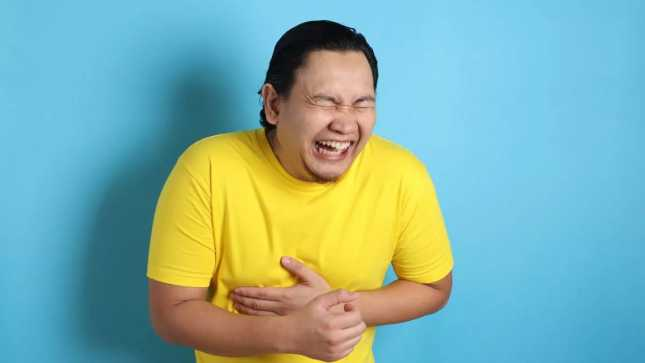
#> input picture image.jpg, 645 x 363 px, found by its file name
$ python 'segmentasi citra berbasis clustering.py'
#> lines starting #> are read from the running program, lines starting #| are printed output that depends on the picture
import cv2
import numpy as np
from sklearn.cluster import KMeans
import matplotlib.pyplot as plt

# Langkah 1: Baca citra
image = cv2.imread(r'Downloads\image.jpg')  # Ganti dengan path citra Anda
#> image is the input picture: shape (363, 645, 3); mean B, G, R 168.2, 176, 129.2
image = cv2.cvtColor(image, cv2.COLOR_BGR2RGB)  # Konversi ke RGB

# Langkah 2: Reshape citra menjadi vektor fitur
# Setiap piksel direpresentasikan sebagai vektor [R, G, B]
pixel_values = image.reshape((-1, 3))  # Reshape menjadi (jumlah_piksel, 3)
pixel_values = np.float32(pixel_values)  # Konversi ke float32

# Langkah 3: Tentukan jumlah cluster (k)
k = 3  # Misalnya, kita ingin membagi citra menjadi 3 cluster

# Langkah 4: Terapkan K-Means Clustering
kmeans = KMeans(n_clusters=k)
kmeans.fit(pixel_values)

# Langkah 5: Dapatkan label dan centroid
labels = kmeans.labels_
centroids = kmeans.cluster_centers_

# Langkah 6: Ubah setiap piksel ke nilai centroid cluster-nya
segmented_image = centroids[labels].reshape(image.shape)  # Reshape kembali ke bentuk citra asli
segmented_image = np.uint8(segmented_image)  # Konversi ke tipe data uint8

# Langkah 7: Tampilkan hasil segmentasi
plt.figure(figsize=(10, 5))
plt.subplot(1, 2, 1)
plt.title('Citra Asli')
plt.imshow(image)
plt.axis('off')

plt.subplot(1, 2, 2)
plt.title(f'Segmentasi dengan K-Means (k={k})')
plt.imshow(segmented_image)
plt.axis('off')

plt.show()
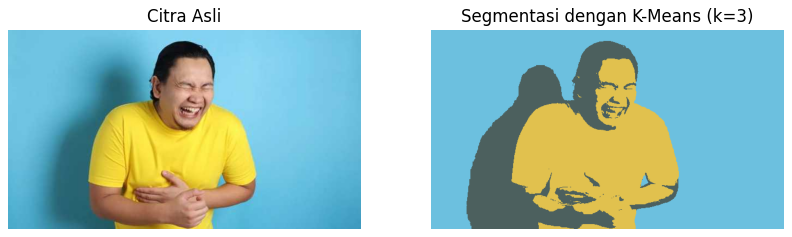
#> figure drawn by matplotlib, 2 panels
